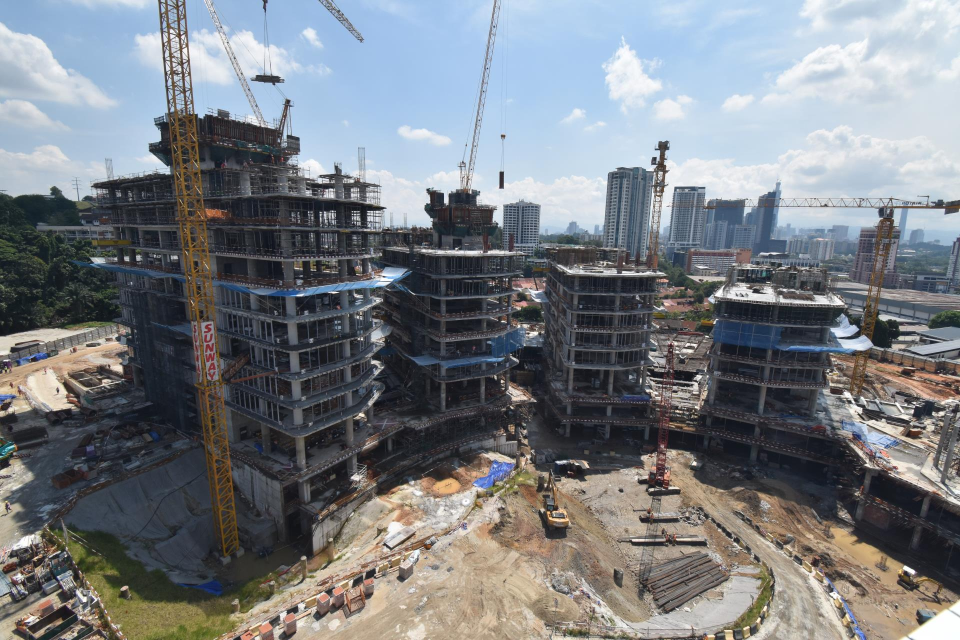
#> input picture backend/TNB_3_1.jpg, 1920 x 1280 px (shown at 1/2 size)
$ python image_ssim_pipeline.py
#> lines starting #> are read from the running program, lines starting #| are printed output that depends on the picture; after the words box and inside, x2 and y2 are one past the last pixel; in counts of white or black regions, pixels touching at a corner belong together; long printed decimals are rounded
import cv2
import numpy as np
from skimage.metrics import structural_similarity as ssim
from typing import Optional, Sequence, Tuple, Dict, Any

def resize_image_preserve_aspect(
    image: np.ndarray, width: Optional[int] = None, height: Optional[int] = None, inter: int = cv2.INTER_AREA
) -> np.ndarray:
    (h, w) = image.shape[:2]
    if width is None and height is None:
        return image
    if width is None:
        r = height / float(h)
        dim = (int(w * r), height)
    else:
        r = width / float(w)
        dim = (width, int(h * r))
    return cv2.resize(image, dim, interpolation=inter)

def align_images_orb_homography(
    img1: np.ndarray, img2: np.ndarray, max_features: int = 500, good_match_percent: float = 0.15
) -> Tuple[np.ndarray, np.ndarray]:
    img1_gray = cv2.cvtColor(img1, cv2.COLOR_BGR2GRAY)
    img2_gray = cv2.cvtColor(img2, cv2.COLOR_BGR2GRAY)
    orb = cv2.ORB.create(max_features)
    keypoints1: Sequence[cv2.KeyPoint]
    keypoints1: Sequence[cv2.KeyPoint]
    keypoints1, descriptors1 = orb.detectAndCompute(img1_gray, None)
    keypoints2, descriptors2 = orb.detectAndCompute(img2_gray, None)
    matcher = cv2.BFMatcher(cv2.NORM_HAMMING, crossCheck=True)
    matches = matcher.match(descriptors1, descriptors2)
    matches = sorted(matches, key=lambda x: x.distance)
    num_good_matches = int(len(matches) * good_match_percent)
    matches = matches[:num_good_matches]
    points1 = np.float32([keypoints1[m.queryIdx].pt for m in matches])
    points2 = np.float32([keypoints2[m.trainIdx].pt for m in matches])
    h, _ = cv2.findHomography(points2, points1, cv2.RANSAC)
    height, width = img1.shape[:2]
    img2_aligned = cv2.warpPerspective(img2, h, (width, height))
    return img2_aligned, h

def compute_overlap_mask(img1: np.ndarray, img2_aligned: np.ndarray) -> np.ndarray:
    mask1 = cv2.cvtColor(img1, cv2.COLOR_BGR2GRAY) > 0
    mask2 = cv2.cvtColor(img2_aligned, cv2.COLOR_BGR2GRAY) > 0
    return np.bitwise_and(mask1, mask2).astype(np.uint8) * 255

def extract_image_overlap(img: np.ndarray, mask: np.ndarray) -> np.ndarray:
    return cv2.bitwise_and(img, img, mask=mask)

def calculate_ssim_on_overlap(
    img1_overlap: np.ndarray, img2_overlap: np.ndarray, win_size: Tuple[int, int] = (11, 11)
) -> Tuple[float, np.ndarray]:
    img1_v = cv2.cvtColor(img1_overlap, cv2.COLOR_BGR2HSV)[..., 2]
    img2_v = cv2.cvtColor(img2_overlap, cv2.COLOR_BGR2HSV)[..., 2]
    img1_blur = cv2.blur(img1_v, ksize=win_size)
    img2_blur = cv2.blur(img2_v, ksize=win_size)
    score, ssim_img = ssim(img1_blur, img2_blur, full=True)
    ssim_img = (ssim_img * 255).astype('uint8')
    return score, ssim_img

def highlight_differences_on_image(
    img2_overlap: np.ndarray, ssim_img: np.ndarray, image_width: int, resize_factor: int = 1, win_size: Tuple[int, int] = (11, 11)
) -> np.ndarray:
    ssim_img = cv2.medianBlur(ssim_img, win_size[0])
    _, diff_binary = cv2.threshold(ssim_img, 0, 255, cv2.THRESH_BINARY_INV + cv2.THRESH_OTSU)
    contours, _ = cv2.findContours(diff_binary, cv2.RETR_EXTERNAL, cv2.CHAIN_APPROX_SIMPLE)
    outlined = img2_overlap.copy()
    area_thresh = (6.7568 * image_width - 11972.973) // resize_factor
    for c in contours:
        if cv2.contourArea(c) > area_thresh:
            cv2.drawContours(outlined, [c], 0, (0, 0, 255), 2)
    return outlined

def analyze_images_api(
    previous_image_path: str, current_image_path: str, steady_camera: bool = False, resize_width: int = 500, win_size: Tuple[int, int] = (11, 11), resize_factor: int = 1
) -> Dict[str, Any]:
    """
    Analyzes and compares two images by aligning them, extracting their overlapping regions, and computing similarity metrics.

    Args:
        previous_image_path (str): Path to the previous (reference) image file.
        current_image_path (str): Path to the current (to be aligned and compared) image file.
        resize_width (int, optional): Width to resize images to while maintaining aspect ratio. Defaults to 500.
        win_size (Tuple[int, int], optional): Window size for SSIM computation. Defaults to (11, 11).
        resize_factor (int, optional): Factor to scale coordinates when drawing differences. Defaults to 1.

    Returns:
        Dict[str, Any]: A dictionary containing:
            - "score": SSIM similarity score between overlapping regions.
            - "img1_overlap": Overlapping region from the first image.
            - "img2_overlap": Overlapping region from the aligned second image.
            - "outlined": Image with differences outlined.
            - "ssim_img": SSIM map image.
            - "overlap_mask": Binary mask of the overlapping region.
            - "homography": Homography matrix used for alignment.

    Note:
        This function assumes the existence of helper functions for resizing, alignment, overlap extraction, SSIM computation, and difference outlining.

    API Documentation: Image Alignment and Difference Detection

    This module provides the `analyze_images_api` function for image alignment, overlap extraction, and difference detection.
    It is suitable for use in a Flask API for comparing two images.

    API Endpoint Example (Flask):
    -----------------------------

    POST /api/compare-images

    Request (multipart/form-data):
        - previous_image: File (required) - The reference image.
        - current_image: File (required) - The image to compare.
        - steady_camera: Boolean (optional, default: false)
        - resize_width: Integer (optional, default: 500)
        - win_size: String or JSON (optional, default: [11, 11])
        - resize_factor: Integer (optional, default: 1)

    Response (application/json):
        {
            "score": float,                # SSIM similarity score between overlapping regions
            "homography": [[...], ...],    # 3x3 homography matrix (list of lists)
            "img1_overlap": "base64...",   # Overlapping region from the first image (base64-encoded JPEG)
            "img2_overlap": "base64...",   # Overlapping region from the aligned second image (base64-encoded JPEG)
            "outlined": "base64...",       # Image with differences outlined (base64-encoded JPEG)
            "ssim_img": "base64...",       # SSIM map image (base64-encoded JPEG)
            "overlap_mask": "base64..."    # Binary mask of the overlapping region (base64-encoded PNG)
        }

    Usage Notes:
    ------------
    - Use `cv2.imencode` and `base64.b64encode` to encode images for JSON responses.
    - The function expects file paths; in Flask, save uploaded files to disk or use temporary files.
    - The "score" field is a float between -1 and 1 (higher means more similar).
    - The "homography" field is a 3x3 transformation matrix used for alignment.

    Example Flask Integration:
    --------------------------
    ```python
    from flask import Flask, request, jsonify
    import cv2
    import numpy as np
    import base64
    from image_alignment_pipeline import analyze_images_api

    app = Flask(__name__)

    def encode_image(img, ext='.jpg'):
        _, buffer = cv2.imencode(ext, img)
        return base64.b64encode(buffer).decode('utf-8')

    @app.route('/api/compare-images', methods=['POST'])
    def compare_images():
        prev_file = request.files['previous_image']
        curr_file = request.files['current_image']
        prev_path = '/tmp/prev.jpg'
        curr_path = '/tmp/curr.jpg'
        prev_file.save(prev_path)
        curr_file.save(curr_path)
        # Parse optional parameters...
        results = analyze_images_api(prev_path, curr_path)
        return jsonify({
            "score": results["score"],
            "homography": results["homography"].tolist(),
            "img1_overlap": encode_image(results["img1_overlap"]),
            "img2_overlap": encode_image(results["img2_overlap"]),
            "outlined": encode_image(results["outlined"]),
            "ssim_img": encode_image(results["ssim_img"]),
            "overlap_mask": encode_image(results["overlap_mask"], ext='.png')
        })
    ```
    """
#> called with previous_image_path = 'TNB_3_1.jpg', current_image_path = 'TNB_3_2.jpg', steady_camera = True, resize_width = 500, win_size = (11, 11), resize_factor = 1
    img1 = cv2.imread(previous_image_path)
#> img1 is the input picture: shape (1280, 1920, 3); mean B, G, R 129.9, 125, 121.1
    img2 = cv2.imread(current_image_path)
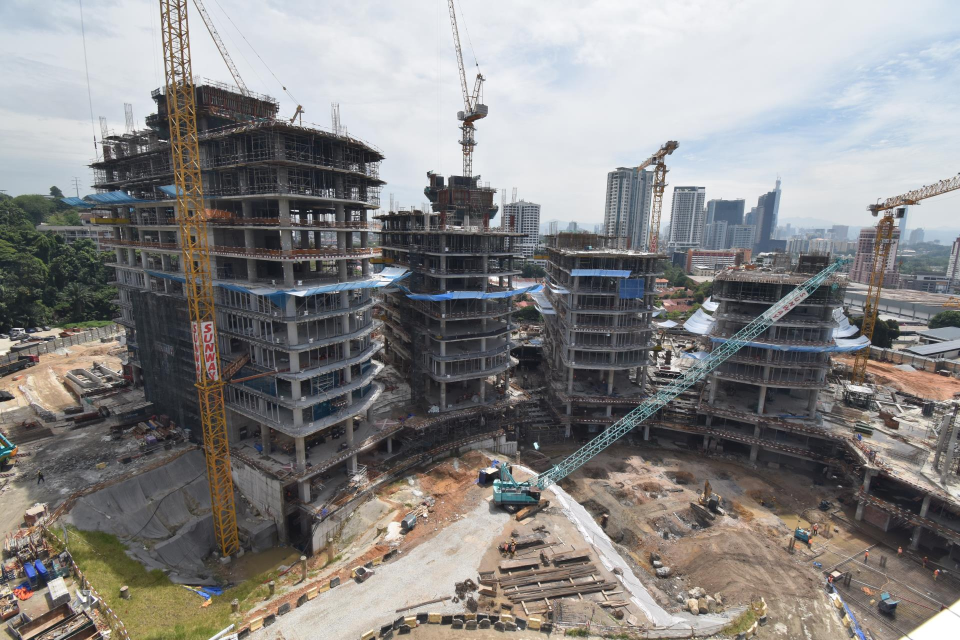
#> input picture backend/TNB_3_2.jpg, 1920 x 1280 px (shown at 1/2 size)
#> img2 is the input picture: shape (1280, 1920, 3); mean B, G, R 132.3, 133.2, 134.9
    img1 = resize_image_preserve_aspect(img1, width=resize_width)
    img2 = resize_image_preserve_aspect(img2, width=resize_width)
    if not steady_camera:
        img2_aligned, h = align_images_orb_homography(img1, img2)
    else:
        img2_aligned = img2.copy()
        h = np.eye(3)
    overlap_mask = compute_overlap_mask(img1, img2_aligned)
#> in compute_overlap_mask, `mask1 = cv2.cvtColor(img1, cv2.COLOR_BGR2GRAY) > 0`: mask1: shape (333, 500) bool; every value is 1
#> in compute_overlap_mask, `return np.bitwise_and(mask1, mask2).astype(np.uint8) * 255`: returned value: shape (333, 500); every value is 255
    img1_overlap = extract_image_overlap(img1, overlap_mask)
    img2_overlap = extract_image_overlap(img2_aligned, overlap_mask)
    score, ssim_img = calculate_ssim_on_overlap(img1_overlap, img2_overlap, win_size)
#> in calculate_ssim_on_overlap, `img1_blur = cv2.blur(img1_v, ksize=win_size)`:
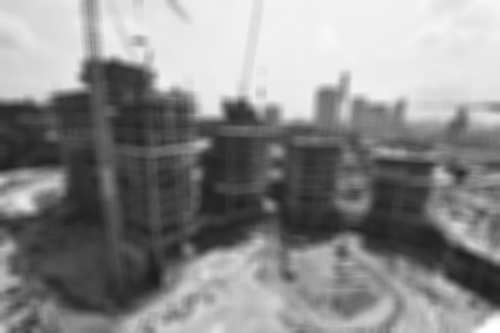
#> img1_blur: shape (333, 500); min 29, max 255, mean 138.2
#> in calculate_ssim_on_overlap, `img2_blur = cv2.blur(img2_v, ksize=win_size)`:
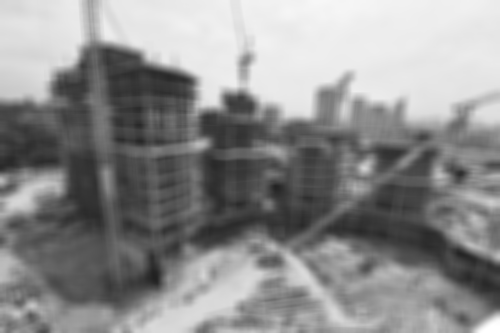
#> img2_blur: shape (333, 500); min 33, max 255, mean 141.8
#> in calculate_ssim_on_overlap, `score, ssim_img = ssim(img1_blur, img2_blur, full=True)`:
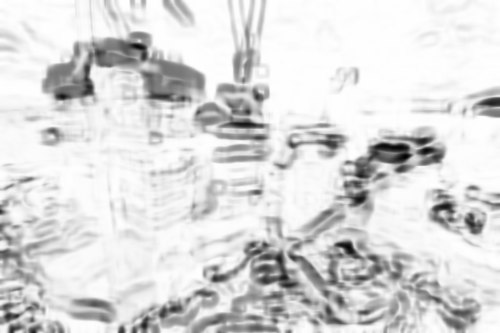
#> ssim_img: shape (333, 500) float64; min -0.811, max 1, mean 0.742; drawn with min black and max white
#> in calculate_ssim_on_overlap, `score, ssim_img = ssim(img1_blur, img2_blur, full=True)`: score = 0.74
#> in calculate_ssim_on_overlap, `ssim_img = (ssim_img * 255).astype('uint8')`:
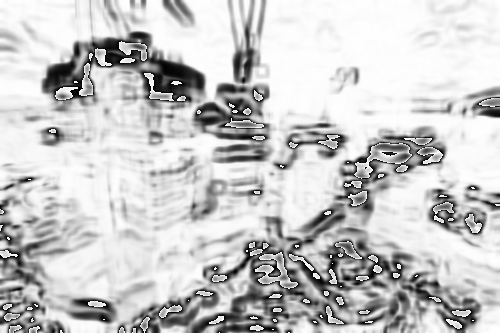
#> ssim_img: shape (333, 500); min 0, max 255, mean 199.6
#> score = 0.74
    outlined = highlight_differences_on_image(img2_overlap, ssim_img, img1.shape[1], resize_factor, win_size)
#> in highlight_differences_on_image, `_, diff_binary = cv2.threshold(ssim_img, 0, 255, cv2.THRESH_BINARY_INV..`:
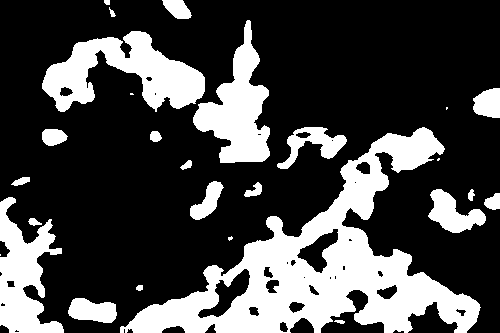
#> diff_binary: shape (333, 500); 27.9% white; 27 white regions (5 under 20 px)
#> in highlight_differences_on_image, `contours, _ = cv2.findContours(diff_binary, cv2.RETR_EXTERNAL, cv2.CHA..`: contours = 27 contours, 7 with area under 20; largest, box (x1, y1, x2, y2) and area: (120, 127, 481, 333) 25652, (42, 31, 205, 112) 6350, (193, 20, 270, 163) 4934, (0, 197, 64, 333) 4452, (428, 189, 486, 233) 1240
#> the loop in highlight_differences_on_image, `for c in contours:` made 27 passes
#> c on passes 4, 20, 21: [[0, 254], [0, 255]], [[446, 107], [446, 109], [447, 108], [447, 107]], [[130, 93], [130, 94], [133, 94], [132, 93]]
#> after the loop in highlight_differences_on_image, `for c in contours:`:
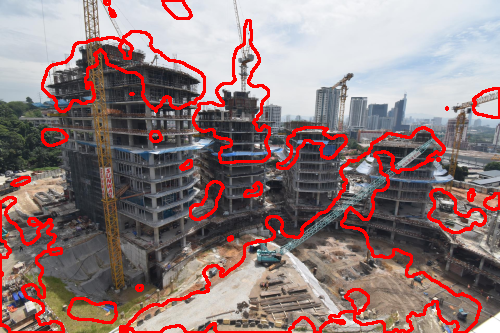
#> outlined: shape (333, 500, 3); mean B, G, R 121.8, 122.4, 145.9
    return {
        "score": score,
        "img1_overlap": img1_overlap,
        "img2_overlap": img2_overlap,
        "outlined": outlined,
        "ssim_img": ssim_img,
        "overlap_mask": overlap_mask,
        "homography": h
    }

if __name__ == "__main__":
    previous_image_path = "TNB_3_1.jpg"
    current_image_path = "TNB_3_2.jpg"
    resize_width = 500
    results = analyze_images_api(
        previous_image_path,
        current_image_path,
        steady_camera=True,
        resize_width=resize_width,
    )
#> results = 7 items
    print("SSIM Score:", results["score"])
#| SSIM Score: 0.7405
    cv2.imwrite("outlined.jpg", results["outlined"], [int(cv2.IMWRITE_JPEG_QUALITY), 95])
